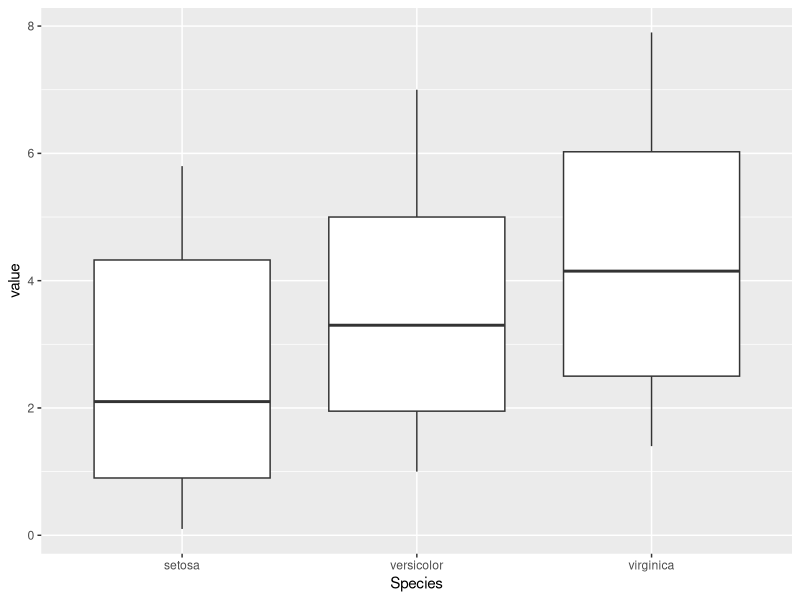
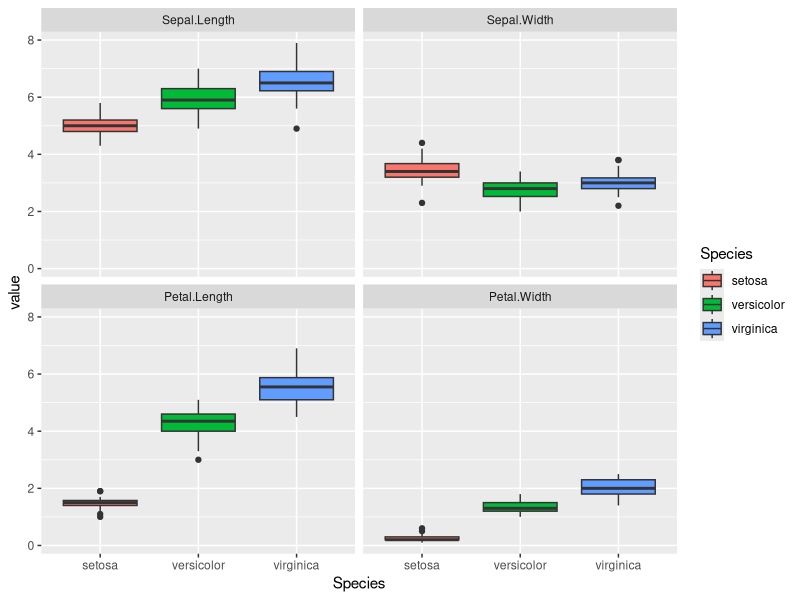

Source code (R) for these figures, in order:
## ---- chunk 1
knitr::opts_chunk$set(echo = TRUE, message = FALSE)
## ---- chunk 2
data("iris")
head(iris)
## ---- chunk 3
library(dplyr)
mean_iris = iris %>%
  group_by(Species) %>%
  summarise(Sepal.length.mean = mean(Sepal.Length), Sepal.width.mean = mean(Sepal.Width), Petal.length.mean = mean(Petal.Length), Petal.width.mean= mean(Petal.Width))

mean_iris
## ---- chunk 4
library(reshape2)
long_iris = melt(iris, id.vars = "Species")
head(long_iris)
## ---- chunk 5
library(ggplot2)
ggplot(long_iris, aes(Species, value)) +
  geom_boxplot()
## ---- chunk 6
ggplot(long_iris, aes(Species, value, fill = Species)) +
  geom_boxplot() + 
  facet_wrap(~ variable, nrow = 2 )
